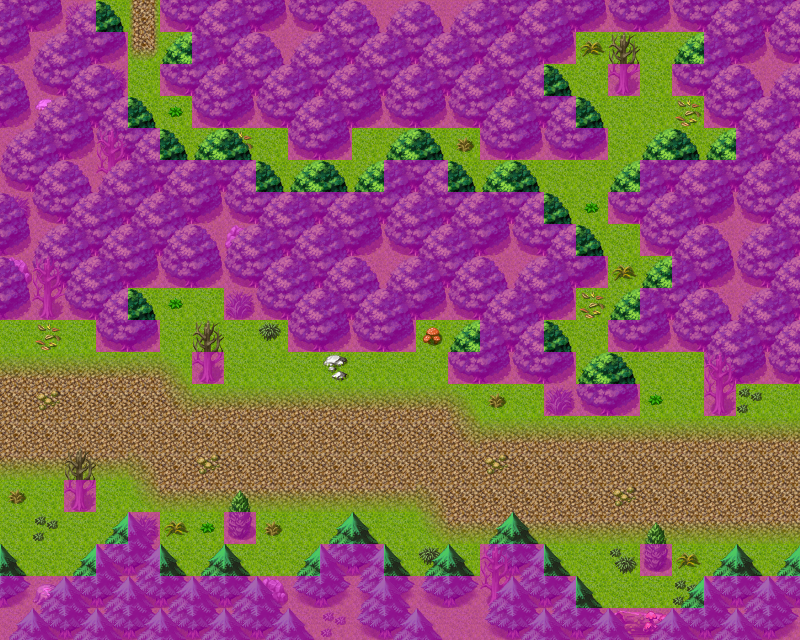

A level layout from a 2D game, rendered from its tile map. Below: a short description, then the map file with tile-grid data replaced by summaries:
An orthogonal 25x20 tile map with 32x32 px tiles, 4 tile layers (Ground, Objects, Above, Walkable), 40 tilesets and 9 objects (6x spawn, 3x mapchange).

<map version="1.0" orientation="orthogonal" width="25" height="20" tilewidth="32" tileheight="32">
 <properties>
  <property name="outdoors" value="1" />
 </properties>
 <tileset firstgid="1" name="map_bed_1" tilewidth="32" tileheight="32">
  <image source="../drawable/map_bed_1.png" width="512" height="256" />
 </tileset>
 <tileset firstgid="129" name="map_border_1" tilewidth="32" tileheight="32">
  <image source="../drawable/map_border_1.png" width="512" height="256" />
 </tileset>
 <tileset firstgid="257" name="map_bridge_1" tilewidth="32" tileheight="32">
  <image source="../drawable/map_bridge_1.png" width="512" height="256" />
 </tileset>
 <tileset firstgid="385" name="map_broken_1" tilewidth="32" tileheight="32">
  <image source="../drawable/map_broken_1.png" width="512" height="256" />
 </tileset>
 <tileset firstgid="513" name="map_cavewall_1" tilewidth="32" tileheight="32">
  <image source="../drawable/map_cavewall_1.png" width="576" height="192" />
 </tileset>
 <tileset firstgid="621" name="map_cavewall_2" tilewidth="32" tileheight="32">
  <image source="../drawable/map_cavewall_2.png" width="576" height="192" />
 </tileset>
 <tileset firstgid="729" name="map_cavewall_3" tilewidth="32" tileheight="32">
  <image source="../drawable/map_cavewall_3.png" width="576" height="192" />
 </tileset>
 <tileset firstgid="837" name="map_chair_table_1" tilewidth="32" tileheight="32">
  <image source="../drawable/map_chair_table_1.png" width="512" height="256" />
 </tileset>
 <tileset firstgid="965" name="map_crate_1" tilewidth="32" tileheight="32">
  <image source="../drawable/map_crate_1.png" width="512" height="256" />
 </tileset>
 <tileset firstgid="1093" name="map_cupboard_1" tilewidth="32" tileheight="32">
  <image source="../drawable/map_cupboard_1.png" width="512" height="256" />
 </tileset>
 <tileset firstgid="1221" name="map_curtain_1" tilewidth="32" tileheight="32">
  <image source="../drawable/map_curtain_1.png" width="512" height="256" />
 </tileset>
 <tileset firstgid="1349" name="map_entrance_1" tilewidth="32" tileheight="32">
  <image source="../drawable/map_entrance_1.png" width="512" height="256" />
 </tileset>
 <tileset firstgid="1477" name="map_fence_1" tilewidth="32" tileheight="32">
  <image source="../drawable/map_fence_1.png" width="512" height="256" />
 </tileset>
 <tileset firstgid="1605" name="map_fence_2" tilewidth="32" tileheight="32">
  <image source="../drawable/map_fence_2.png" width="512" height="256" />
 </tileset>
 <tileset firstgid="1733" name="map_ground_1" tilewidth="32" tileheight="32">
  <image source="../drawable/map_ground_1.png" width="512" height="256" />
 </tileset>
 <tileset firstgid="1861" name="map_ground_2" tilewidth="32" tileheight="32">
  <image source="../drawable/map_ground_2.png" width="512" height="256" />
 </tileset>
 <tileset firstgid="1989" name="map_ground_3" tilewidth="32" tileheight="32">
  <image source="../drawable/map_ground_3.png" width="512" height="256" />
 </tileset>
 <tileset firstgid="2117" name="map_ground_4" tilewidth="32" tileheight="32">
  <image source="../drawable/map_ground_4.png" width="512" height="256" />
 </tileset>
 <tileset firstgid="2245" name="map_ground_5" tilewidth="32" tileheight="32">
  <image source="../drawable/map_ground_5.png" width="512" height="256" />
 </tileset>
 <tileset firstgid="2373" name="map_ground_6" tilewidth="32" tileheight="32">
  <image source="../drawable/map_ground_6.png" width="512" height="256" />
 </tileset>
 <tileset firstgid="2501" name="map_ground_7" tilewidth="32" tileheight="32">
  <image source="../drawable/map_ground_7.png" width="512" height="256" />
 </tileset>
 <tileset firstgid="2629" name="map_ground_8" tilewidth="32" tileheight="32">
  <image source="../drawable/map_ground_8.png" width="512" height="256" />
 </tileset>
 <tileset firstgid="2757" name="map_indoor_1" tilewidth="32" tileheight="32">
  <image source="../drawable/map_indoor_1.png" width="512" height="256" />
 </tileset>
 <tileset firstgid="2885" name="map_kitchen_1" tilewidth="32" tileheight="32">
  <image source="../drawable/map_kitchen_1.png" width="512" height="256" />
 </tileset>
 <tileset firstgid="3013" name="map_outdoor_1" tilewidth="32" tileheight="32">
  <image source="../drawable/map_outdoor_1.png" width="512" height="256" />
 </tileset>
 <tileset firstgid="3141" name="map_pillar_1" tilewidth="32" tileheight="32">
  <image source="../drawable/map_pillar_1.png" width="512" height="256" />
 </tileset>
 <tileset firstgid="3269" name="map_plant_1" tilewidth="32" tileheight="32">
  <image source="../drawable/map_plant_1.png" width="512" height="256" />
 </tileset>
 <tileset firstgid="3397" name="map_rock_1" tilewidth="32" tileheight="32">
  <image source="../drawable/map_rock_1.png" width="512" height="256" />
 </tileset>
 <tileset firstgid="3525" name="map_roof_1" tilewidth="32" tileheight="32">
  <image source="../drawable/map_roof_1.png" width="512" height="256" />
 </tileset>
 <tileset firstgid="3653" name="map_roof_2" tilewidth="32" tileheight="32">
  <image source="../drawable/map_roof_2.png" width="512" height="256" />
 </tileset>
 <tileset firstgid="3781" name="map_shop_1" tilewidth="32" tileheight="32">
  <image source="../drawable/map_shop_1.png" width="512" height="256" />
 </tileset>
 <tileset firstgid="3909" name="map_sign_ladder_1" tilewidth="32" tileheight="32">
  <image source="../drawable/map_sign_ladder_1.png" width="512" height="256" />
 </tileset>
 <tileset firstgid="4037" name="map_table_1" tilewidth="32" tileheight="32">
  <image source="../drawable/map_table_1.png" width="512" height="256" />
 </tileset>
 <tileset firstgid="4165" name="map_trail_1" tilewidth="32" tileheight="32">
  <image source="../drawable/map_trail_1.png" width="512" height="256" />
 </tileset>
 <tileset firstgid="4293" name="map_tree_1" tilewidth="32" tileheight="32">
  <image source="../drawable/map_tree_1.png" width="512" height="256" />
 </tileset>
 <tileset firstgid="4421" name="map_wall_1" tilewidth="32" tileheight="32">
  <image source="../drawable/map_wall_1.png" width="512" height="256" />
 </tileset>
 <tileset firstgid="4549" name="map_wall_2" tilewidth="32" tileheight="32">
  <image source="../drawable/map_wall_2.png" width="480" height="256" />
 </tileset>
 <tileset firstgid="4669" name="map_wall_3" tilewidth="32" tileheight="32">
  <image source="../drawable/map_wall_3.png" width="480" height="256" />
 </tileset>
 <tileset firstgid="4789" name="map_window_1" tilewidth="32" tileheight="32">
  <image source="../drawable/map_window_1.png" width="512" height="256" />
 </tileset>
 <tileset firstgid="4917" name="map_window_2" tilewidth="32" tileheight="32">
  <image source="../drawable/map_window_2.png" width="512" height="256" />
 </tileset>
 <layer name="Ground" width="25" height="20">
  <data>[500 cells, 500 non-empty, 4 distinct tile ids]</data>
 </layer>
 <layer name="Objects" width="25" height="20">
  <data>[500 cells, 228 non-empty, 31 distinct tile ids]</data>
 </layer>
 <layer name="Above" width="25" height="20">
  <data>[500 cells, 102 non-empty, 6 distinct tile ids]</data>
 </layer>
 <layer name="Walkable" width="25" height="20">
  <data>[500 cells, 281 non-empty, 1 distinct tile ids]</data>
 </layer>
 <objectgroup name="Mapevents">
  <object name="west" type="mapchange" x="0" y="320" width="32" height="256">
   <properties>
    <property name="map" value="road3" />
    <property name="place" value="east" />
   </properties>
  </object>
  <object name="east" type="mapchange" x="768" y="384" width="32" height="192">
   <properties>
    <property name="map" value="road5" />
    <property name="place" value="west" />
   </properties>
  </object>
  </objectgroup>
 <objectgroup name="Spawn">
  <!-- 6 objects omitted --></objectgroup>
 <objectgroup name="Keys" visible="0" />
</map>
<!-- 7 of 9 objects omitted -->
